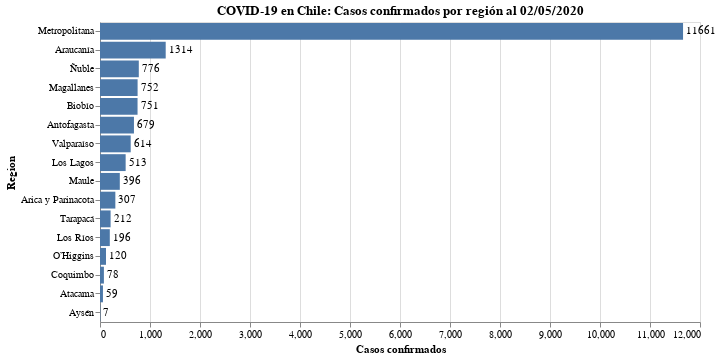

The code cell stored with this chart in its notebook:
### Code cell
#hide_input
bars = alt.Chart(data_raw).mark_bar().encode(
#     x = alt.X(today, scale=alt.Scale(domain=(0, 6500)), axis=alt.Axis(title='Casos confirmados')),
    x = alt.X(today, axis=alt.Axis(title='Casos confirmados')),
    y = alt.Y('Region:N', sort='-x'),
    tooltip = today 
).properties(
    title=f'COVID-19 en Chile: Casos confirmados por región al {today_es_format}'
)

text = bars.mark_text(
    align='left',
    baseline='middle',
    dx=3  # Nudges text to right so it doesn't appear on top of the bar
).encode(
    text=today
)

(bars + text).properties(width=600, height=300)

### Figure 1 — Vega-Lite specification as saved in the notebook (floating-point values rounded to 4 significant figures)
{"config": {"view": {"continuousWidth": 400, "continuousHeight": 300}}, "layer": [{"mark": "bar", "encoding": {"tooltip": {"type": "quantitative", "field": "2020-05-02"}, "x": {"type": "quantitative", "axis": {"title": "Casos confirmados"}, "field": "2020-05-02"}, "y": {"type": "nominal", "field": "Region", "sort": "-x"}}, "title": "COVID-19 en Chile: Casos confirmados por región al 02/05/2020"}, {"mark": {"type": "text", "align": "left", "baseline": "middle", "dx": 3}, "encoding": {"text": {"type": "quantitative", "field": "2020-05-02"}, "tooltip": {"type": "quantitative", "field": "2020-05-02"}, "x": {"type": "quantitative", "axis": {"title": "Casos confirmados"}, "field": "2020-05-02"}, "y": {"type": "nominal", "field": "Region", "sort": "-x"}}, "title": "COVID-19 en Chile: Casos confirmados por región al 02/05/2020"}], "data": {"name": "data-7fdf94028de602ff84a2476d794c0bae"}, "height": 300, "width": 600, "$schema": "https://vega.github.io/schema/vega-lite/v4.8.1.json", "datasets": {"data-7fdf94028de602ff84a2476d794c0bae": [{"Region": "Arica y Parinacota", "2020-05-02": 307}, {"Region": "Tarapacá", "2020-05-02": 212}, {"Region": "Antofagasta", "2020-05-02": 679}, {"Region": "Atacama", "2020-05-02": 59}, {"Region": "Coquimbo", "2020-05-02": 78}, {"Region": "Valparaíso", "2020-05-02": 614}, {"Region": "Metropolitana", "2020-05-02": 11661}, {"Region": "O’Higgins", "2020-05-02": 120}, {"Region": "Maule", "2020-05-02": 396}, {"Region": "Ñuble", "2020-05-02": 776}, {"Region": "Biobío", "2020-05-02": 751}, {"Region": "Araucanía", "2020-05-02": 1314}, {"Region": "Los Ríos", "2020-05-02": 196}, {"Region": "Los Lagos", "2020-05-02": 513}, {"Region": "Aysén", "2020-05-02": 7}, {"Region": "Magallanes", "2020-05-02": 752}]}}
